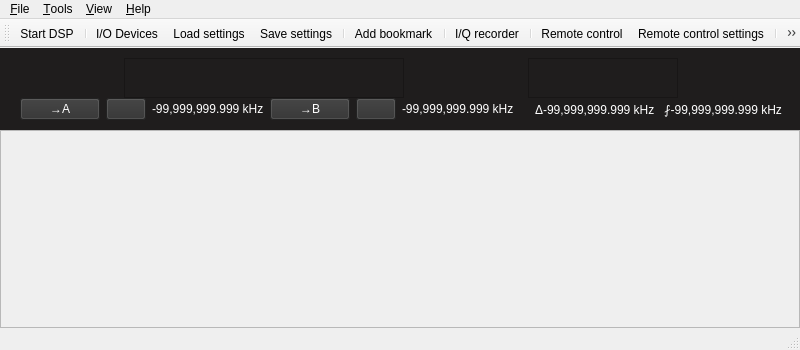
<?xml version="1.0" encoding="UTF-8"?>
<ui version="4.0">
 <class>MainWindow</class>
 <widget class="QMainWindow" name="MainWindow">
  <property name="geometry">
   <rect>
    <x>0</x>
    <y>0</y>
    <width>800</width>
    <height>350</height>
   </rect>
  </property>
  <property name="windowTitle">
   <string>Aguila Signal Analysis Platform</string>
  </property>
  <property name="windowIcon">
   <iconset resource="../../../resources/icons.qrc">
    <normaloff>:/icons/icons/gqrx.svg</normaloff>:/icons/icons/gqrx.svg</iconset>
  </property>
  <property name="dockOptions">
   <set>QMainWindow::AllowNestedDocks|QMainWindow::AllowTabbedDocks|QMainWindow::AnimatedDocks</set>
  </property>
  <property name="unifiedTitleAndToolBarOnMac">
   <bool>false</bool>
  </property>
  <widget class="QWidget" name="centralWidget">
   <layout class="QVBoxLayout" name="verticalLayout_2">
    <property name="spacing">
     <number>0</number>
    </property>
    <property name="leftMargin">
     <number>0</number>
    </property>
    <property name="topMargin">
     <number>0</number>
    </property>
    <property name="rightMargin">
     <number>0</number>
    </property>
    <property name="bottomMargin">
     <number>0</number>
    </property>
    <item>
     <widget class="QFrame" name="frame">
      <property name="sizePolicy">
       <sizepolicy hsizetype="Minimum" vsizetype="Minimum">
        <horstretch>0</horstretch>
        <verstretch>0</verstretch>
       </sizepolicy>
      </property>
      <property name="styleSheet">
       <string notr="true">background-color: rgb(31, 29, 29);</string>
      </property>
      <property name="frameShape">
       <enum>QFrame::NoFrame</enum>
      </property>
      <property name="frameShadow">
       <enum>QFrame::Plain</enum>
      </property>
      <property name="lineWidth">
       <number>0</number>
      </property>
      <layout class="QHBoxLayout" name="horizontalLayout_2" stretch="0">
       <property name="spacing">
        <number>0</number>
       </property>
       <property name="leftMargin">
        <number>6</number>
       </property>
       <property name="topMargin">
        <number>10</number>
       </property>
       <property name="rightMargin">
        <number>4</number>
       </property>
       <property name="bottomMargin">
        <number>10</number>
       </property>
       <item>
        <layout class="QVBoxLayout" name="verticalLayout">
         <property name="spacing">
          <number>0</number>
         </property>
         <item>
          <layout class="QHBoxLayout" name="horizontalLayout_4">
           <property name="spacing">
            <number>6</number>
           </property>
           <item>
            <spacer name="horizontalSpacer_7">
             <property name="orientation">
              <enum>Qt::Horizontal</enum>
             </property>
             <property name="sizeHint" stdset="0">
              <size>
               <width>5</width>
               <height>15</height>
              </size>
             </property>
            </spacer>
           </item>
           <item>
            <widget class="CFreqCtrl" name="freqCtrl">
             <property name="sizePolicy">
              <sizepolicy hsizetype="Fixed" vsizetype="Fixed">
               <horstretch>0</horstretch>
               <verstretch>0</verstretch>
              </sizepolicy>
             </property>
             <property name="minimumSize">
              <size>
               <width>280</width>
               <height>40</height>
              </size>
             </property>
             <property name="toolTip">
              <string/>
             </property>
             <property name="frameShape">
              <enum>QFrame::StyledPanel</enum>
             </property>
             <property name="frameShadow">
              <enum>QFrame::Raised</enum>
             </property>
            </widget>
           </item>
           <item>
            <spacer name="horizontalSpacer_4">
             <property name="orientation">
              <enum>Qt::Horizontal</enum>
             </property>
             <property name="sizeHint" stdset="0">
              <size>
               <width>5</width>
               <height>15</height>
              </size>
             </property>
            </spacer>
           </item>
           <item>
            <widget class="CMeter" name="sMeter">
             <property name="sizePolicy">
              <sizepolicy hsizetype="Fixed" vsizetype="Fixed">
               <horstretch>0</horstretch>
               <verstretch>0</verstretch>
              </sizepolicy>
             </property>
             <property name="minimumSize">
              <size>
               <width>150</width>
               <height>40</height>
              </size>
             </property>
             <property name="frameShape">
              <enum>QFrame::StyledPanel</enum>
             </property>
             <property name="frameShadow">
              <enum>QFrame::Raised</enum>
             </property>
            </widget>
           </item>
           <item>
            <spacer name="horizontalSpacer_5">
             <property name="orientation">
              <enum>Qt::Horizontal</enum>
             </property>
             <property name="sizeHint" stdset="0">
              <size>
               <width>5</width>
               <height>15</height>
              </size>
             </property>
            </spacer>
           </item>
          </layout>
         </item>
         <item>
          <widget class="QFrame" name="markerFrame">
           <property name="styleSheet">
            <string notr="true">QPushButton {
	color: rgb(255, 255, 255);
	background-color: rgb(48, 48, 48);
 }</string>
           </property>
           <layout class="QHBoxLayout" name="markerHBox">
            <property name="spacing">
             <number>6</number>
            </property>
            <property name="leftMargin">
             <number>0</number>
            </property>
            <property name="topMargin">
             <number>0</number>
            </property>
            <property name="rightMargin">
             <number>0</number>
            </property>
            <property name="bottomMargin">
             <number>0</number>
            </property>
            <item>
             <spacer name="horizontalSpacer_2">
              <property name="orientation">
               <enum>Qt::Horizontal</enum>
              </property>
              <property name="sizeHint" stdset="0">
               <size>
                <width>0</width>
                <height>0</height>
               </size>
              </property>
             </spacer>
            </item>
            <item>
             <widget class="QPushButton" name="setMarkerButtonA">
              <property name="focusPolicy">
               <enum>Qt::NoFocus</enum>
              </property>
              <property name="text">
               <string>→A</string>
              </property>
             </widget>
            </item>
            <item>
             <widget class="QPushButton" name="clearMarkerButtonA">
              <property name="focusPolicy">
               <enum>Qt::NoFocus</enum>
              </property>
              <property name="text">
               <string/>
              </property>
              <property name="icon">
               <iconset resource="../../../resources/icons.qrc">
                <normaloff>:/icons/icons/close.svg</normaloff>:/icons/icons/close.svg</iconset>
              </property>
             </widget>
            </item>
            <item>
             <widget class="QLabel" name="markerLabelA">
              <property name="sizePolicy">
               <sizepolicy hsizetype="Fixed" vsizetype="Preferred">
                <horstretch>0</horstretch>
                <verstretch>0</verstretch>
               </sizepolicy>
              </property>
              <property name="styleSheet">
               <string notr="true">color:rgb(255, 255, 255)</string>
              </property>
              <property name="text">
               <string>-99,999,999.999 kHz</string>
              </property>
             </widget>
            </item>
            <item>
             <widget class="QPushButton" name="setMarkerButtonB">
              <property name="focusPolicy">
               <enum>Qt::NoFocus</enum>
              </property>
              <property name="text">
               <string>→B</string>
              </property>
             </widget>
            </item>
            <item>
             <widget class="QPushButton" name="clearMarkerButtonB">
              <property name="focusPolicy">
               <enum>Qt::NoFocus</enum>
              </property>
              <property name="text">
               <string/>
              </property>
              <property name="icon">
               <iconset resource="../../../resources/icons.qrc">
                <normaloff>:/icons/icons/close.svg</normaloff>:/icons/icons/close.svg</iconset>
              </property>
             </widget>
            </item>
            <item>
             <widget class="QLabel" name="markerLabelB">
              <property name="sizePolicy">
               <sizepolicy hsizetype="Fixed" vsizetype="Preferred">
                <horstretch>0</horstretch>
                <verstretch>0</verstretch>
               </sizepolicy>
              </property>
              <property name="styleSheet">
               <string notr="true">color:rgb(255, 255, 255)</string>
              </property>
              <property name="text">
               <string>-99,999,999.999 kHz</string>
              </property>
             </widget>
            </item>
            <item>
             <spacer name="horizontalSpacer">
              <property name="orientation">
               <enum>Qt::Horizontal</enum>
              </property>
              <property name="sizeHint" stdset="0">
               <size>
                <width>0</width>
                <height>0</height>
               </size>
              </property>
             </spacer>
            </item>
            <item>
             <widget class="QLabel" name="deltaFreqLabel">
              <property name="sizePolicy">
               <sizepolicy hsizetype="Fixed" vsizetype="Preferred">
                <horstretch>0</horstretch>
                <verstretch>0</verstretch>
               </sizepolicy>
              </property>
              <property name="styleSheet">
               <string notr="true">color:rgb(255, 255, 255)</string>
              </property>
              <property name="text">
               <string>Δ-99,999,999.999 kHz   ⨏-99,999,999.999 kHz</string>
              </property>
             </widget>
            </item>
            <item>
             <spacer name="horizontalSpacer_6">
              <property name="orientation">
               <enum>Qt::Horizontal</enum>
              </property>
              <property name="sizeHint" stdset="0">
               <size>
                <width>0</width>
                <height>0</height>
               </size>
              </property>
             </spacer>
            </item>
           </layout>
          </widget>
         </item>
        </layout>
       </item>
      </layout>
     </widget>
    </item>
    <item>
     <widget class="CPlotter" name="plotter">
      <property name="sizePolicy">
       <sizepolicy hsizetype="Expanding" vsizetype="Expanding">
        <horstretch>0</horstretch>
        <verstretch>0</verstretch>
       </sizepolicy>
      </property>
      <property name="frameShape">
       <enum>QFrame::StyledPanel</enum>
      </property>
      <property name="frameShadow">
       <enum>QFrame::Raised</enum>
      </property>
     </widget>
    </item>
   </layout>
  </widget>
  <widget class="QMenuBar" name="menuBar">
   <property name="geometry">
    <rect>
     <x>0</x>
     <y>0</y>
     <width>800</width>
     <height>35</height>
    </rect>
   </property>
   <widget class="QMenu" name="menu_File">
    <property name="title">
     <string>&amp;File</string>
    </property>
    <widget class="QMenu" name="menu_RecentConfig">
     <property name="toolTip">
      <string>Load recently used setting</string>
     </property>
     <property name="title">
      <string>&amp;Recent settings</string>
     </property>
    </widget>
    <addaction name="actionDSP"/>
    <addaction name="separator"/>
    <addaction name="actionIoConfig"/>
    <addaction name="actionLoadSettings"/>
    <addaction name="actionSaveSettings"/>
    <addaction name="menu_RecentConfig"/>
    <addaction name="separator"/>
    <addaction name="actionQuit"/>
   </widget>
   <widget class="QMenu" name="menu_View">
    <property name="title">
     <string>&amp;View</string>
    </property>
   </widget>
   <widget class="QMenu" name="menu_Help">
    <property name="title">
     <string>&amp;Help</string>
    </property>
    <addaction name="actionUserGroup"/>
    <addaction name="actionNews"/>
    <addaction name="separator"/>
    <addaction name="actionRemoteProtocol"/>
    <addaction name="actionKbdShortcuts"/>
    <addaction name="separator"/>
    <addaction name="actionAbout"/>
    <addaction name="actionAboutQt"/>
   </widget>
   <widget class="QMenu" name="menu_Tools">
    <property name="title">
     <string>&amp;Tools</string>
    </property>
    <addaction name="actionRemoteControl"/>
    <addaction name="actionRemoteConfig"/>
    <addaction name="separator"/>
    <addaction name="actionAddBookmark"/>
    <addaction name="separator"/>
    <addaction name="actionIqTool"/>
    <addaction name="separator"/>
    <addaction name="actionAFSK1200"/>
    <addaction name="separator"/>
    <addaction name="actionDX_Cluster"/>
   </widget>
   <addaction name="menu_File"/>
   <addaction name="menu_Tools"/>
   <addaction name="menu_View"/>
   <addaction name="menu_Help"/>
  </widget>
  <widget class="QToolBar" name="mainToolBar">
   <property name="windowTitle">
    <string>Main toolbar</string>
   </property>
   <attribute name="toolBarArea">
    <enum>TopToolBarArea</enum>
   </attribute>
   <attribute name="toolBarBreak">
    <bool>false</bool>
   </attribute>
   <addaction name="actionDSP"/>
   <addaction name="separator"/>
   <addaction name="actionIoConfig"/>
   <addaction name="actionLoadSettings"/>
   <addaction name="actionSaveSettings"/>
   <addaction name="separator"/>
   <addaction name="actionAddBookmark"/>
   <addaction name="separator"/>
   <addaction name="actionIqTool"/>
   <addaction name="separator"/>
   <addaction name="actionRemoteControl"/>
   <addaction name="actionRemoteConfig"/>
   <addaction name="separator"/>
   <addaction name="actionFullScreen"/>
   <addaction name="separator"/>
  </widget>
  <widget class="QStatusBar" name="statusBar">
   <property name="enabled">
    <bool>true</bool>
   </property>
  </widget>
  <action name="actionQuit">
   <property name="text">
    <string>Quit</string>
   </property>
   <property name="toolTip">
    <string>Quit application</string>
   </property>
   <property name="shortcut">
    <string>Ctrl+Q</string>
   </property>
  </action>
  <action name="actionAbout">
   <property name="text">
    <string>About Gqrx</string>
   </property>
   <property name="toolTip">
    <string>Information about Gqrx</string>
   </property>
  </action>
  <action name="actionAboutQt">
   <property name="text">
    <string>About Qt</string>
   </property>
   <property name="toolTip">
    <string>About the Qt toolkit</string>
   </property>
  </action>
  <action name="actionDSP">
   <property name="checkable">
    <bool>true</bool>
   </property>
   <property name="icon">
    <iconset resource="../../../resources/icons.qrc">
     <normaloff>:/icons/icons/play.svg</normaloff>:/icons/icons/play.svg</iconset>
   </property>
   <property name="text">
    <string>Start DSP</string>
   </property>
   <property name="toolTip">
    <string>Start DSP</string>
   </property>
   <property name="statusTip">
    <string>Start/stop DSP processing</string>
   </property>
   <property name="shortcut">
    <string>Ctrl+D</string>
   </property>
  </action>
  <action name="actionAFSK1200">
   <property name="text">
    <string>AFSK1200 Decoder</string>
   </property>
   <property name="toolTip">
    <string>Start AFSK1200 decoder</string>
   </property>
  </action>
  <action name="actionSched">
   <property name="checkable">
    <bool>true</bool>
   </property>
   <property name="enabled">
    <bool>false</bool>
   </property>
   <property name="icon">
    <iconset resource="../../../resources/icons.qrc">
     <normaloff>:/icons/icons/clock.svg</normaloff>:/icons/icons/clock.svg</iconset>
   </property>
   <property name="text">
    <string>Scheduler</string>
   </property>
   <property name="toolTip">
    <string>Schedule recordings and other actions</string>
   </property>
  </action>
  <action name="actionIoConfig">
   <property name="enabled">
    <bool>true</bool>
   </property>
   <property name="icon">
    <iconset resource="../../../resources/icons.qrc">
     <normaloff>:/icons/icons/flash.svg</normaloff>:/icons/icons/flash.svg</iconset>
   </property>
   <property name="text">
    <string>I/O Devices</string>
   </property>
   <property name="toolTip">
    <string>Configure I/O devices</string>
   </property>
   <property name="statusTip">
    <string>Opens the hardware configuration dialog</string>
   </property>
   <property name="visible">
    <bool>true</bool>
   </property>
  </action>
  <action name="actionUserGroup">
   <property name="icon">
    <iconset resource="../../../resources/icons.qrc">
     <normaloff>:/icons/icons/help.svg</normaloff>:/icons/icons/help.svg</iconset>
   </property>
   <property name="text">
    <string>Gqrx user group</string>
   </property>
   <property name="toolTip">
    <string>Discussion group for Gqrx users</string>
   </property>
  </action>
  <action name="actionFullScreen">
   <property name="checkable">
    <bool>true</bool>
   </property>
   <property name="icon">
    <iconset resource="../../../resources/icons.qrc">
     <normaloff>:/icons/icons/fullscreen.svg</normaloff>:/icons/icons/fullscreen.svg</iconset>
   </property>
   <property name="text">
    <string>Full screen</string>
   </property>
   <property name="toolTip">
    <string>Toggle full screen mode</string>
   </property>
   <property name="shortcut">
    <string>F11</string>
   </property>
  </action>
  <action name="actionLoadSettings">
   <property name="icon">
    <iconset resource="../../../resources/icons.qrc">
     <normaloff>:/icons/icons/folder.svg</normaloff>:/icons/icons/folder.svg</iconset>
   </property>
   <property name="text">
    <string>Load settings</string>
   </property>
   <property name="toolTip">
    <string>Load settings from config file, use that config file</string>
   </property>
   <property name="statusTip">
    <string/>
   </property>
   <property name="shortcut">
    <string>Ctrl+L</string>
   </property>
  </action>
  <action name="actionSaveSettings">
   <property name="icon">
    <iconset resource="../../../resources/icons.qrc">
     <normaloff>:/icons/icons/floppy.svg</normaloff>:/icons/icons/floppy.svg</iconset>
   </property>
   <property name="text">
    <string>Save settings</string>
   </property>
   <property name="toolTip">
    <string>Save current settings to config file, use that config file</string>
   </property>
   <property name="statusTip">
    <string/>
   </property>
   <property name="shortcut">
    <string>Ctrl+S</string>
   </property>
  </action>
  <action name="actionAddBookmark">
   <property name="icon">
    <iconset resource="../../../resources/icons.qrc">
     <normaloff>:/icons/icons/bookmark-new.svg</normaloff>:/icons/icons/bookmark-new.svg</iconset>
   </property>
   <property name="text">
    <string>Add bookmark</string>
   </property>
   <property name="toolTip">
    <string>Bookmark the current frequency and mode (Ctrl+Shift+B)</string>
   </property>
   <property name="shortcut">
    <string>Ctrl+Shift+B</string>
   </property>
  </action>
  <action name="actionRemoteControl">
   <property name="checkable">
    <bool>true</bool>
   </property>
   <property name="enabled">
    <bool>true</bool>
   </property>
   <property name="icon">
    <iconset resource="../../../resources/icons.qrc">
     <normaloff>:/icons/icons/tangeo-network-idle.svg</normaloff>:/icons/icons/tangeo-network-idle.svg</iconset>
   </property>
   <property name="text">
    <string>&amp;Remote control</string>
   </property>
   <property name="toolTip">
    <string>Remote control via TCP</string>
   </property>
   <property name="statusTip">
    <string>Activate the TCP interface</string>
   </property>
  </action>
  <action name="actionRemoteConfig">
   <property name="icon">
    <iconset resource="../../../resources/icons.qrc">
     <normaloff>:/icons/icons/settings.svg</normaloff>:/icons/icons/settings.svg</iconset>
   </property>
   <property name="text">
    <string>Remote &amp;control settings</string>
   </property>
   <property name="toolTip">
    <string>Configure remote control settings</string>
   </property>
  </action>
  <action name="actionIqTool">
   <property name="icon">
    <iconset resource="../../../resources/icons.qrc">
     <normaloff>:/icons/icons/signal.svg</normaloff>:/icons/icons/signal.svg</iconset>
   </property>
   <property name="text">
    <string>I/Q recorder</string>
   </property>
   <property name="toolTip">
    <string>Record and play I/Q data</string>
   </property>
   <property name="statusTip">
    <string>Open I/Q recorder dialog</string>
   </property>
   <property name="shortcut">
    <string>Ctrl+I</string>
   </property>
  </action>
  <action name="actionNews">
   <property name="icon">
    <iconset resource="../../../resources/icons.qrc">
     <normaloff>:/icons/icons/info.svg</normaloff>:/icons/icons/info.svg</iconset>
   </property>
   <property name="text">
    <string>News</string>
   </property>
   <property name="toolTip">
    <string>Show news about this release</string>
   </property>
  </action>
  <action name="actionRemoteProtocol">
   <property name="icon">
    <iconset resource="../../../resources/icons.qrc">
     <normaloff>:/icons/icons/info.svg</normaloff>:/icons/icons/info.svg</iconset>
   </property>
   <property name="text">
    <string>Remote control</string>
   </property>
   <property name="toolTip">
    <string>Remote control protocol</string>
   </property>
  </action>
  <action name="actionKbdShortcuts">
   <property name="icon">
    <iconset resource="../../../resources/icons.qrc">
     <normaloff>:/icons/icons/info.svg</normaloff>:/icons/icons/info.svg</iconset>
   </property>
   <property name="text">
    <string>Keyboard shortcuts</string>
   </property>
   <property name="toolTip">
    <string>Show help on keyboard shortcuts</string>
   </property>
  </action>
  <action name="actionDX_Cluster">
   <property name="text">
    <string>DX Cluster</string>
   </property>
   <property name="toolTip">
    <string>Open DX Cluster Dialog</string>
   </property>
   <property name="shortcut">
    <string>Ctrl+C</string>
   </property>
  </action>
 </widget>
 <layoutdefault spacing="6" margin="11"/>
 <customwidgets>
  <customwidget>
   <class>CFreqCtrl</class>
   <extends>QFrame</extends>
   <header>qtgui/freqctrl.h</header>
   <container>1</container>
  </customwidget>
  <customwidget>
   <class>CPlotter</class>
   <extends>QFrame</extends>
   <header>qtgui/plotter.h</header>
   <container>1</container>
  </customwidget>
  <customwidget>
   <class>CMeter</class>
   <extends>QFrame</extends>
   <header>qtgui/meter.h</header>
   <container>1</container>
  </customwidget>
 </customwidgets>
 <resources>
  <include location="../../../resources/icons.qrc"/>
 </resources>
 <connections>
  <connection>
   <sender>actionQuit</sender>
   <signal>triggered()</signal>
   <receiver>MainWindow</receiver>
   <slot>close()</slot>
   <hints>
    <hint type="sourcelabel">
     <x>-1</x>
     <y>-1</y>
    </hint>
    <hint type="destinationlabel">
     <x>450</x>
     <y>257</y>
    </hint>
   </hints>
  </connection>
 </connections>
</ui>
